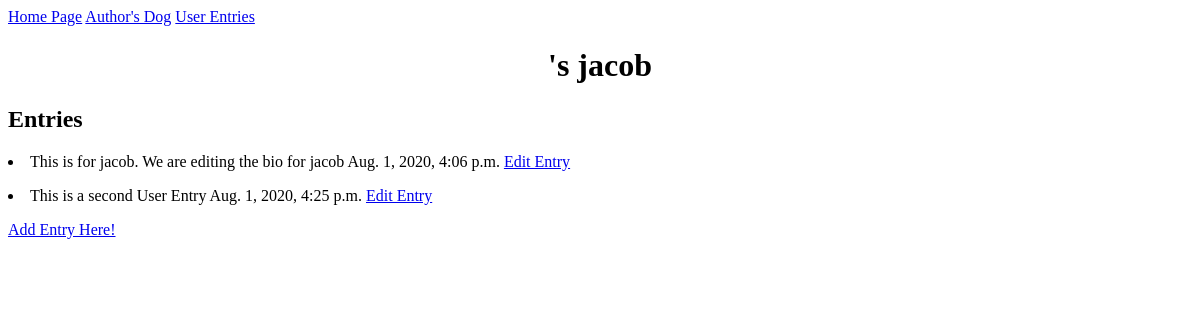
The app's page /user_entries/2/, older data.
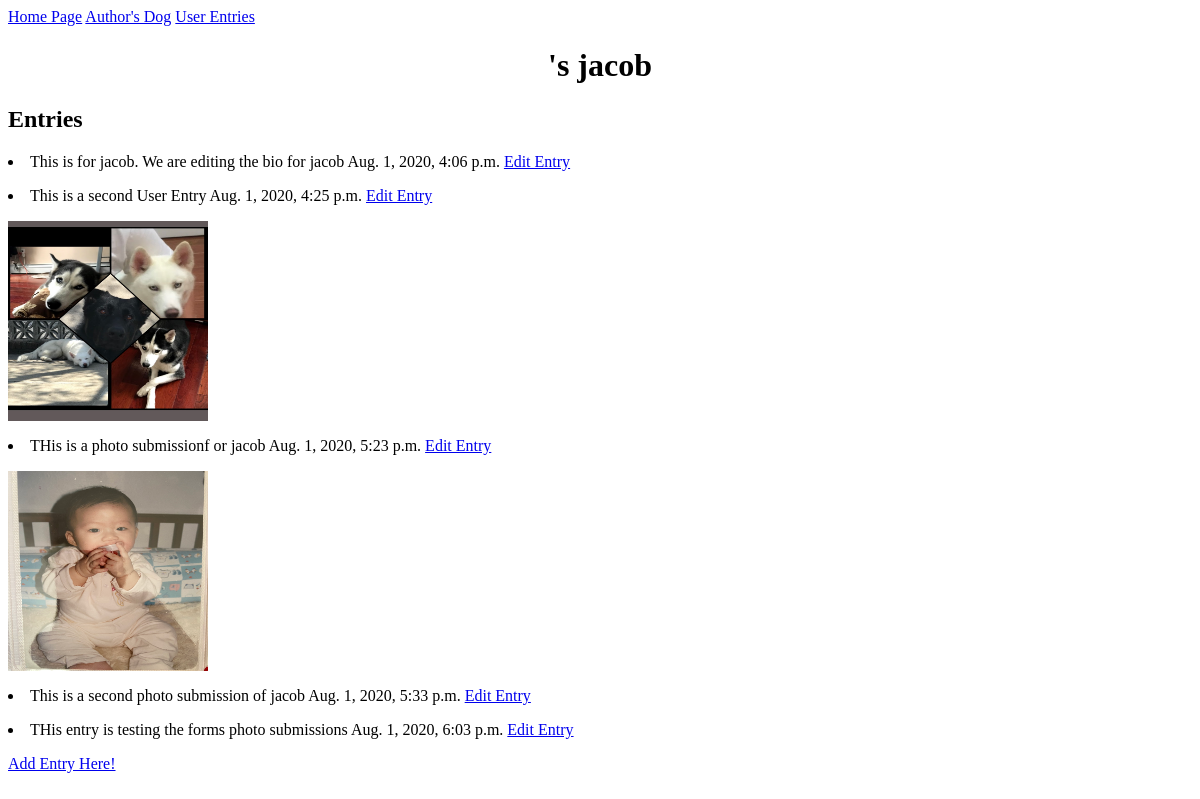
The same page, newer data.
### test_dog_app/models.py (models this page shows, shortened)
class DogName(models.Model):
    user = models.ForeignKey(User, on_delete=models.CASCADE)
    name = models.CharField(max_length=70)
    def __str__(self):
        return self.name

class Entry(models.Model):
    dog_name = models.ForeignKey(DogName, on_delete=models.CASCADE, null=False)
    bio_entry = models.TextField()
    dog_photo = models.ImageField(default=None, upload_to='photo_img/', blank=True)
    date_entry = models.DateTimeField(auto_now_add=True)

### test_dog_app/views.py (the view)
# urls.py: path('user_entries/<int:dog_id>/', views.user_private_entries, name= 'user_private_entries'),
def user_private_entries(request, dog_id):
    dog = DogName.objects.get(id=dog_id)
    dog_entries = dog.entry_set.all()
    content = {
        'dog': dog,
        'dog_entries': dog_entries
    }
    return render(request, 'user_private_entries.html', content)

### test_dog_app/templates/user_private_entries.html
{% extends 'base.html' %}
{% block content %}
<div style="text-align: center;">
    <h1>
        {{user.username }}'s {{ dog }}
    </h1>
</div>
    <h2>Entries</h2>
    {% for entry in dog_entries %}
        <p>
            {% if entry.dog_photo %}
                    <img src="{{ entry.dog_photo.url }}" alt="Dog's Photo"
                    style="width: 200px;height:200px">
                {% endif %}
            <li>
                {{ entry.bio_entry | linebreaksbr }}
                {{ entry.date_entry }}
                <a href="{% url 'test_dog_app:edit_dog_bio' entry.id %}">
                    Edit Entry
                </a>
            </li>
        </p>
    {% empty %}
        <h2>No entries currently added. Please add one using the button below!</h2>
    {% endfor %}
    <a href="{% url 'test_dog_app:write_about_dog' dog.id %}">
    Add Entry Here!
    </a>
{% endblock content %}

### test_dog_app/templates/base.html
<a href="{% url 'test_dog_app:index' %}">Home Page</a>
<a href="{% url 'test_dog_app:authors_dog' %}">Author's Dog</a>
<a href="{% url 'test_dog_app:user_entries' %}">User Entries</a>
{% block content %}
{% endblock content %}

Row changes from the older to the newer data that the page shows:
added Entry: dog_photo (picture), bio_entry "THis is a photo submissionf or jacob", date_entry "Aug. 1, 2020, 5:23 p.m."
added Entry: dog_photo (picture), bio_entry "This is a second photo submission of jacob", date_entry "Aug. 1, 2020, 5:33 p.m."
added Entry: bio_entry "THis entry is testing the forms photo submissions", date_entry "Aug. 1, 2020, 6:03 p.m."
